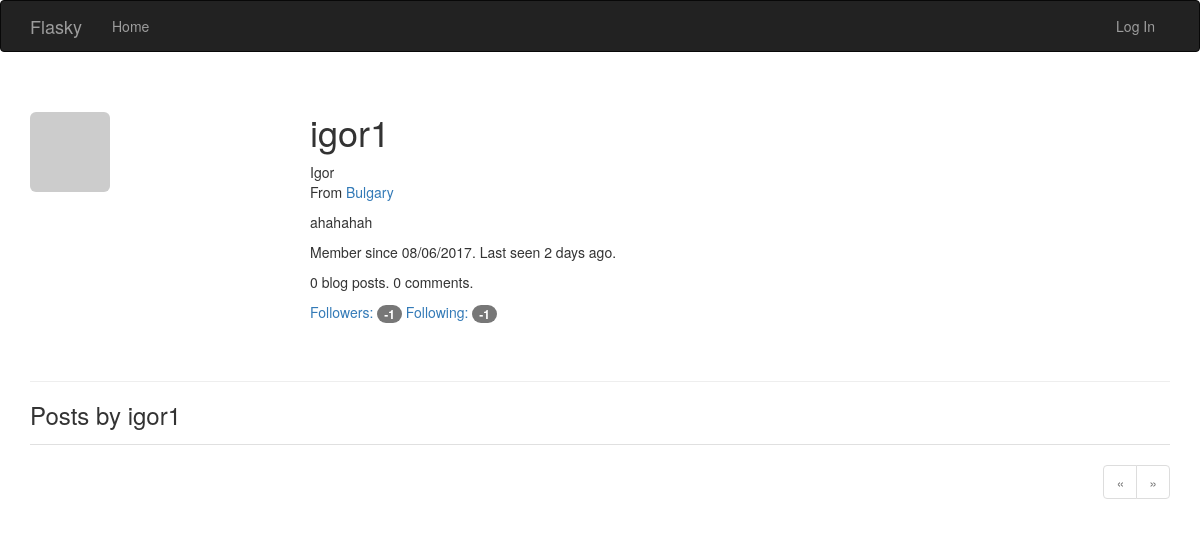
Before: /user/igor1 with the older database file.
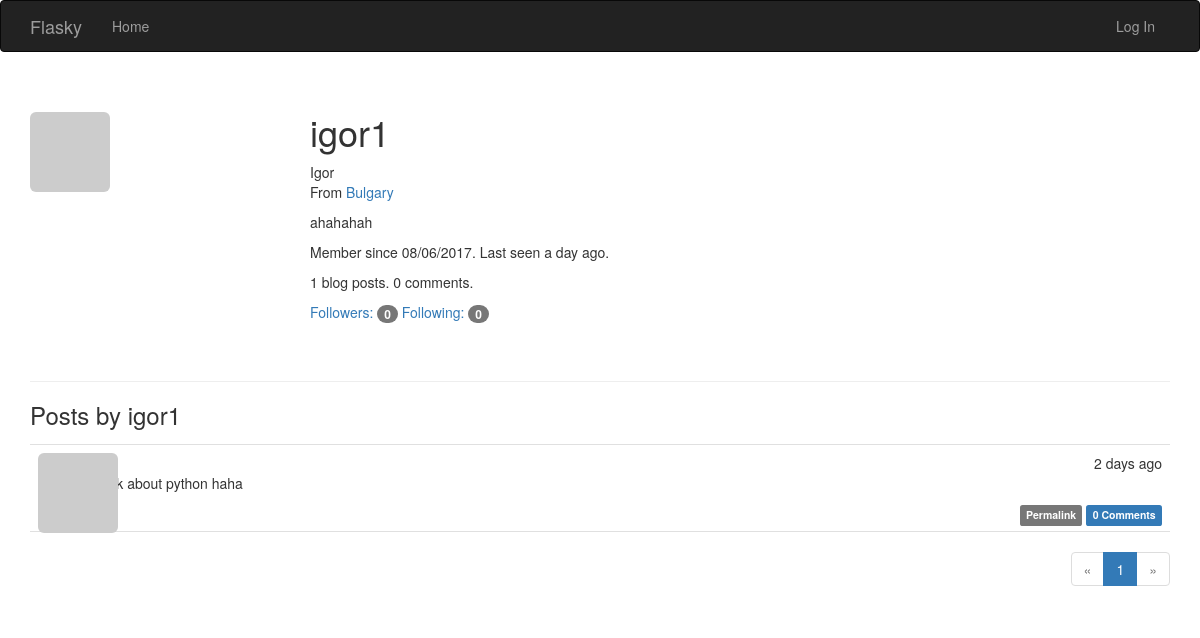
After: the same page with the newer database file.
### app/models.py (models this page shows, shortened)
class User(UserMixin, db.Model):
    __tablename__ = 'users'
    id = db.Column(db.Integer, primary_key=True)
    email = db.Column(db.String(64), unique=True, index=True)
    username = db.Column(db.String(64), unique=True, index=True)
    role_id = db.Column(db.Integer, db.ForeignKey('roles.id'))
    password_hash = db.Column(db.String(128))
    confirmed = db.Column(db.Boolean, default=False)
    name = db.Column(db.String(64))
    location = db.Column(db.String(64))
    about_me = db.Column(db.Text())
    member_since = db.Column(db.DateTime(), default=datetime.utcnow)
    last_seen = db.Column(db.DateTime(), default=datetime.utcnow)
    avatar_hash = db.Column(db.String(32))
    posts = db.relationship('Post', backref='author', lazy='dynamic')
    followed = db.relationship('Follow', foreign_keys=[Follow.follower_id], backref=db.backref('follower', lazy='joined'), lazy='dynamic', cascade='all, delete-orphan')
    followers = db.relationship('Follow', foreign_keys=[Follow.followed_id], backref=db.backref('followed', lazy='joined'), lazy='dynamic', cascade='all, delete-orphan')
    comments = db.relationship('Comment', backref='author', lazy='dynamic')
    def gravatar(self, size=100, default='identicon', rating='g'):
        if request.is_secure:
            url = 'https://secure.gravatar.com/avatar'
        else:
            url = 'http://www.gravatar.com/avatar'
        try:
            hash = self.avatar_hash or hashlib.md5(self.email.encode('utf-8')).hexdigest()
        except:
            hash = self.avatar_hash
        return '{url}/{hash}?s={size}&d={default}&r={rating}'.format(url=url, hash=hash, size=size, default=default, rating=rating)
    @property
    def password(self):
        raise AttributeError('password is not a readable attribute')

class Post(db.Model):
    __tablename__ = 'posts'
    id = db.Column(db.Integer, primary_key=True)
    body = db.Column(db.Text)
    timestamp = db.Column(db.DateTime, index=True, default=datetime.utcnow)
    author_id = db.Column(db.Integer, db.ForeignKey('users.id'))
    body_html = db.Column(db.Text)
    comments = db.relationship('Comment', backref='post', lazy='dynamic')

### app/main/views.py (the view)
@main.route('/user/<username>')
def user(username):
    user = User.query.filter_by(username=username).first_or_404()
    page = request.args.get('page', 1, type=int)
    pagination = user.posts.order_by(Post.timestamp.desc()).paginate(page, per_page=current_app.config['FLASKY_POSTS_PER_PAGE'],error_out=False)
    posts = pagination.items
    return render_template('user.html', user=user, posts=posts, pagination=pagination)

### app/auth/views.py (called while the page is built)
@auth.before_app_request
def before_request():
    if current_user.is_authenticated:
        current_user.ping()
        if not current_user.confirmed and request.endpoint and request.endpoint[:5] != 'auth.' and request.endpoint != 'static':
            return redirect(url_for('auth.unconfirmed'))

### app/main/__init__.py (called while the page is built)
@main.app_context_processor
def inject_permissions():
    return dict(Permission=Permission)

### app/models.py (called while the page is built)
    def can(self, permissions):
        return False

    def is_administrator(self):
        return False

### app/templates/user.html (shortened to what this page needs)
{% extends "base.html" %}
{% import "_macros.html" as macros %}
{% block page_content %}
<div class="page-header">
	<img class="img-rounded profile-thumbnail" src="{{ user.gravatar(size=256) }}">
		<div class="profile-header">
			<h1>{{ user.username }}</h1>
			{% if user.name or user.location %}
			<p>
				{% if user.name %}{{ user.name }}<br>{% endif %}
				{% if user.location %}
					From <a href="http://maps.google.com/?q={{ user.location }}">{{ user.location }}</a><br>
				{% endif %}
			</p>
			{% endif %}
			{% if user.about_me %}<p>{{ user.about_me }}</p>{% endif %}
			<p>Member since {{ moment(user.member_since).format('L') }}. Last seen {{ moment(user.last_seen).fromNow() }}.</p>
			<p>{{ user.posts.count() }} blog posts. {{ user.comments.count() }} comments.</p>
			<p>
				<a href="{{ url_for('.followers', username=user.username) }}">Followers: <span class="badge">{{ user.followers.count()-1 }}</span></a>
				<a href="{{ url_for('.followed_by', username=user.username) }}">Following: <span class="badge">{{ user.followed.count()-1 }}</span></a>
			</p>
		</div>
</div>
<h3>Posts by {{ user.username }}</h3>
{% include '_posts.html' %}
{% if pagination %}
	<div class="pagination">
		{{ macros.pagination_widget(pagination, '.user', username=user.username) }}
	</div>
{% endif %}
{% endblock %}

### app/templates/base.html (shortened to what this page needs)
{% extends "bootstrap/base.html" %}
{% block head %}
{{ super() }}
<link rel="stylesheet" type="text/css" href="{{ url_for('static', filename='styles.css') }}">
{% endblock %}
{% block navbar %}
<div class="navbar navbar-inverse" role="navigation">
	<div class="container">
		<div class="navbar-header">
			<a class="navbar-brand" href="{{ url_for('main.index') }}">Flasky</a>
		</div>
		<div class="navbar-collapse collapse">
			<ul class="nav navbar-nav">
				<li><a href="{{ url_for('main.index') }}">Home</a></li>
			</ul>
			<ul class="nav navbar-nav navbar-right">
				{% if current_user.is_authenticated %}
				<li class="dropdown">
					<a href="#" class="dropdown-toggle" data-toggle="dropdown">
						<img src="{{ current_user.gravatar(size=18) }}">
						Account <b class="caret"></b>
					</a>
					<ul class="dropdown-menu">
						<li><a href="{{ url_for('auth.change_password') }}">Change Password</a></li>
						<li><a href="{{ url_for('auth.change_email_request') }}">Change Email</a></li>
						<li><a href="{{ url_for('auth.logout') }}">Log Out</a></li>
					</ul>
				</li>
				{% else %}
				<li><a href="{{ url_for('auth.login') }}">Log In</a></li>
				{% endif %}
			</ul>
		</div>
	</div>
</div>
{% endblock %}
{% block content %}
<div class="container">
	{% block page_content %}{% endblock %}
</div>
{% endblock %}

### app/templates/_macros.html
{% macro pagination_widget(pagination, endpoint, fragment='') %}
<ul class="pagination">
	<li{% if not pagination.has_prev %} class="disabled"{% endif %}>
		<a href="{% if pagination.has_prev %}{{ url_for(endpoint, page=pagination.prev_num, **kwargs) }}{{ fragment }}{% else %}#{% endif %}">
			&laquo;
		</a>
	</li>
	{% for p in pagination.iter_pages() %}
		{% if p %}
			{% if p == pagination.page %}
			<li class="active">
				<a href="{{ url_for(endpoint, page = p, **kwargs) }}{{ fragment }}">{{ p }}</a>
			</li>
			{% else %}
			<li>
				<a href="{{ url_for(endpoint, page = p, **kwargs) }}{{ fragment }}">{{ p }}</a>
			</li>
			{% endif %}
		{% else %}
			<li class="disabled"><a href="#">&hellip;</a></li>
		{% endif %}
	{% endfor %}
	<li{% if not pagination.has_next %} class="disabled"{% endif %}>
		<a href="{% if pagination.has_next %}{{ url_for(endpoint, page=pagination.next_num, **kwargs) }}{{ fragment }}{% else %}#{% endif %}">
			&raquo;
		</a>
	</li>
</ul>
{% endmacro %}

### app/templates/bootstrap/base.html (shortened to what this page needs)
{% block doc -%}
<!DOCTYPE html>
<html{% block html_attribs %}{% endblock html_attribs %}>
{%- block html %}
  <head>
    {%- block head %}
    {%- block styles %}
    <link href="{{bootstrap_find_resource('css/bootstrap.css', cdn='bootstrap')}}" rel="stylesheet">
    {%- endblock styles %}
    {%- endblock head %}
  </head>
  <body{% block body_attribs %}{% endblock body_attribs %}>
    {% block body -%}
    {% block navbar %}
    {%- endblock navbar %}
    {% block content -%}
    {%- endblock content %}
    {%- endblock body %}
  </body>
{%- endblock html %}
</html>
{% endblock doc -%}

### app/templates/_posts.html (shortened to what this page needs)
<ul class="posts">
	{% for post in posts %}
	<li class="post">
		<div class="post-thumbnail">
			<a href="{{ url_for('.user', username=post.author.username) }}">
				<img class="img-rounded profile-thumbnail" src="{{ post.author.gravatar(size=40) }}">
			</a>
		</div>
		<div class="post-content">
			<div class="post-date">{{ moment(post.timestamp).fromNow() }}</div>
			<div class="post-author"><a href="{{ url_for('.user', username=post.author.username) }}">{{ post.author.username }}</a></div>
			<div class="post-body">
				{% if post.body_html %}
					{{ post.body_html | safe }}
				{% else %}
					{{ post.body }}
				{% endif %}
			</div>
			<div class="post-footer">
				<a href="{{ url_for('.post', id=post.id) }}">
					<span class="label label-default">Permalink</span>
				</a>
				<a href="{{ url_for('.post', id=post.id) }}#comments">
					<span class="label label-primary">{{ post.comments.count() }} Comments</span>
				</a>
			</div>
		</div>
	</li>
	{% endfor %}
</ul>

### app/static/styles.css (style rules this page uses)
.profile-thumbnail { position: absolute; }
.profile-header { min-height: 260px; margin-left: 280px; }
ul.posts { list-style-type: none; padding: 0px; margin: 16px 0px 0px 0px; border-top: 1px solid #e0e0e0; }
ul.posts li.post { padding: 8px; border-bottom: 1px solid #e0e0e0; }
div.post-date { float: right; }
div.post-author { font-weight: bold; }
div.post-thumbnail { position: absolute; }
div.post-content { margin-left: 48px; min-height: 48px; }
div.pagination { width: 100%; text-align: right; padding: 0px; margin: 0px; }
div.post-footer { text-align: right; }

Changed rows visible on the page:
changed User "igor1": last_seen "2 days ago" → "a day ago"
added Post: timestamp "2 days ago", body_html "I think about python haha", comments.count "0"
Other visible differences:
{{ user.posts.count() }}: "0" → "1"
{{ user.followers.count()-1 }}: "-1" → "0"
{{ user.followed.count()-1 }}: "-1" → "0"
new list line: "1"
